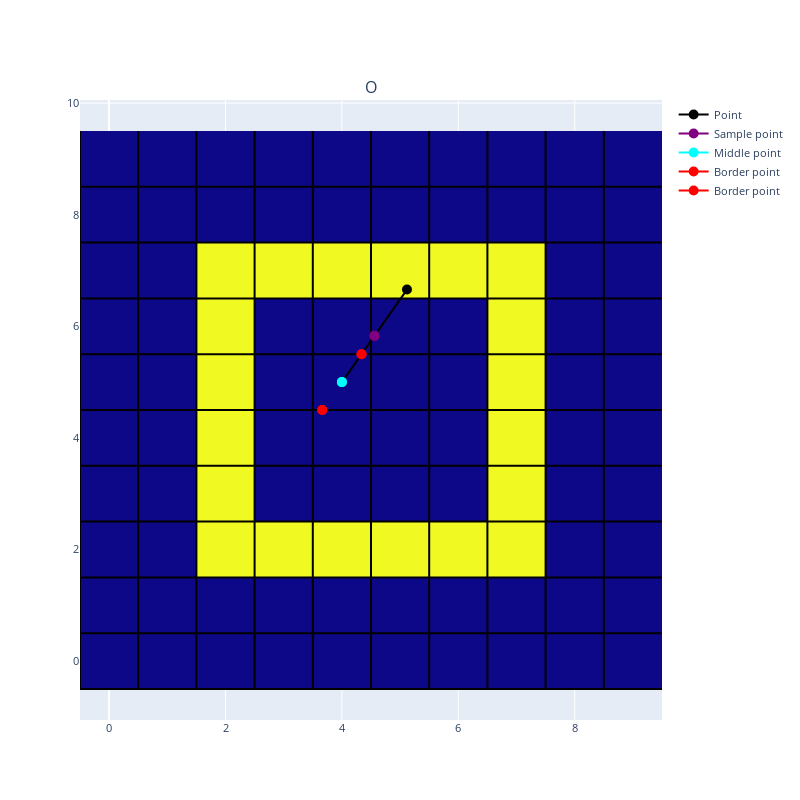

Notebook cell for this chart:
### Markdown cell above
# Find middle point on line intersecting pixel

### Code cell
original_image = Image.fromarray(test_image)
# Resize the image using the new size
upscaled_image_box = np.array(original_image.resize((new_width, new_height), Image.Resampling.NEAREST))        

start_p = np.array([4,5])
angle = np.deg2rad(56)
scale = 2
end_p = np.array([scale*np.cos(angle)+start_p[0], scale*np.sin(angle)+start_p[1]])

# point on line, maxsomething
on_line = np.array([scale/2 *np.cos(angle)+start_p[0], scale/2 *np.sin(angle)+start_p[1]])
x1 = on_line[0]
y1 = on_line[1]


x_pixel_center = np.floor(x1)
y_pixel_center = np.floor(y1)

h1, h2 = (x_pixel_center+0.5) - x1, (x_pixel_center-0.5) - x1
w1, w2 = (y_pixel_center+0.5) - y1, (y_pixel_center-0.5) - y1
# Top intersection
top_h_diff = np.tan(np.deg2rad(90)-angle)*w1
border_p_top = np.array([x1+top_h_diff, y1+w1])
# Bottom intersection
bottom_h_diff = np.tan(np.deg2rad(90)-angle)*w2
border_p_bottom = np.array([x1+bottom_h_diff, y1+w2])
# Left intersection
left_w_diff = np.tan(angle)*h2
border_p_left = np.array([x1+h2, y1+left_w_diff])
# Right intersection
right_w_diff = np.tan(angle)*h1
border_p_right = np.array([x1+h1, y1+right_w_diff])

possible_points = [border_p_left, border_p_right, border_p_bottom, border_p_top]
possible_points = list(filter(lambda p: x_pixel_center-0.5 <= p[0] <= x_pixel_center+0.5 and y_pixel_center-0.5 <= p[1] <= y_pixel_center+0.5, possible_points))
p1, p2 = list(filter(lambda p: (-1000 < p[0] < 100) and (-100 < p[1] < 1000), possible_points))
middle_point = (p1 + p2) / 2


fig = make_subplots(rows=1, cols=1, 
                    horizontal_spacing=0.01, 
                    vertical_spacing=0.1,
                    subplot_titles=('Original image'))
# Add images to plot
base_image_fig = px.imshow(test_image)
fig.add_trace(base_image_fig.data[0], 1, 1)
xs, ys = gridlines(test_image)
fig.add_trace(go.Scatter(x=xs, y=ys, marker=dict(color='black', size=1), name=f"Pixel edges", showlegend=False), row=1, col=1)
fig.add_trace(go.Scatter(x=[start_p[0], end_p[0]], y=[start_p[1], end_p[1]], marker=dict(color='black', size=10), name=f"Point"), row=1, col=1)
fig.add_trace(go.Scatter(x=[on_line[0], on_line[0]], y=[on_line[1], on_line[1]], marker=dict(color='purple', size=10), name=f"Sample point"), row=1, col=1)
# fig.add_trace(go.Scatter(x=[border_p_top[0], border_p_top[0]], y=[border_p_top[1], border_p_top[1]], marker=dict(color='green', size=10), name=f"Top point"), row=1, col=1)
# fig.add_trace(go.Scatter(x=[border_p_bottom[0], border_p_bottom[0]], y=[border_p_bottom[1], border_p_bottom[1]], marker=dict(color='green', size=10), name=f"Bottom point"), row=1, col=1)
# fig.add_trace(go.Scatter(x=[border_p_left[0], border_p_left[0]], y=[border_p_left[1], border_p_left[1]], marker=dict(color='green', size=10), name=f"Left point"), row=1, col=1)
# fig.add_trace(go.Scatter(x=[border_p_right[0], border_p_right[0]], y=[border_p_right[1], border_p_right[1]], marker=dict(color='green', size=10), name=f"Right point"), row=1, col=1)
fig.add_trace(go.Scatter(x=[middle_point[0], middle_point[0]], y=[middle_point[1], middle_point[1]], marker=dict(color='cyan', size=10), name=f"Middle point"), row=1, col=1)
fig.add_trace(go.Scatter(x=[p1[0], p1[0]], y=[p1[1], p1[1]], marker=dict(color='red', size=10), name=f"Border point"), row=1, col=1)
fig.add_trace(go.Scatter(x=[p2[0], p2[0]], y=[p2[1], p2[1]], marker=dict(color='red', size=10), name=f"Border point"), row=1, col=1)

fig.update_layout(title_text=f"", title_x=0.5, width=800, height=800, showlegend=True, font_size=11)
fig.update(layout_coloraxis_showscale=False)
fig.show()

### Figure 1 — Plotly figure (JSON) as saved in the notebook; plotly's stock layout.template omitted (floating-point values rounded to 4 significant figures)
{"data": [{"coloraxis": "coloraxis", "hovertemplate": "x: %{x}<br>y: %{y}<br>color: %{z}<extra></extra>", "name": "0", "type": "heatmap", "xaxis": "x", "yaxis": "y", "z": [[0, 0, 0, 0, 0, 0, 0, 0, 0, 0], [0, 0, 0, 0, 0, 0, 0, 0, 0, 0], [0, 0, 1, 1, 1, 1, 1, 1, 0, 0], [0, 0, 1, 0, 0, 0, 0, 1, 0, 0], [0, 0, 1, 0, 0, 0, 0, 1, 0, 0], [0, 0, 1, 0, 0, 0, 0, 1, 0, 0], [0, 0, 1, 0, 0, 0, 0, 1, 0, 0], [0, 0, 1, 1, 1, 1, 1, 1, 0, 0], [0, 0, 0, 0, 0, 0, 0, 0, 0, 0], [0, 0, 0, 0, 0, 0, 0, 0, 0, 0]]}, {"marker": {"color": "black", "size": 1}, "name": "Pixel edges", "showlegend": false, "type": "scatter", "x": [-0.5, -0.5, null, 0.5, 0.5, null, 1.5, 1.5, null, 2.5, 2.5, null, 3.5, 3.5, null, 4.5, 4.5, null, 5.5, 5.5, null, 6.5, 6.5, null, 7.5, 7.5, null, 8.5, 8.5, null, -0.5, 9.5, null, -0.5, 9.5, null, -0.5, 9.5, null, -0.5, 9.5, null, -0.5, 9.5, null, -0.5, 9.5, null, -0.5, 9.5, null, -0.5, 9.5, null, -0.5, 9.5, null, -0.5, 9.5, null], "xaxis": "x", "y": [-0.5, 9.5, null, -0.5, 9.5, null, -0.5, 9.5, null, -0.5, 9.5, null, -0.5, 9.5, null, -0.5, 9.5, null, -0.5, 9.5, null, -0.5, 9.5, null, -0.5, 9.5, null, -0.5, 9.5, null, -0.5, -0.5, null, 0.5, 0.5, null, 1.5, 1.5, null, 2.5, 2.5, null, 3.5, 3.5, null, 4.5, 4.5, null, 5.5, 5.5, null, 6.5, 6.5, null, 7.5, 7.5, null, 8.5, 8.5, null], "yaxis": "y"}, {"marker": {"color": "black", "size": 10}, "name": "Point", "type": "scatter", "x": [4, 5.118], "xaxis": "x", "y": [5, 6.658], "yaxis": "y"}, {"marker": {"color": "purple", "size": 10}, "name": "Sample point", "type": "scatter", "x": [4.559, 4.559], "xaxis": "x", "y": [5.829, 5.829], "yaxis": "y"}, {"marker": {"color": "cyan", "size": 10}, "name": "Middle point", "type": "scatter", "x": [4.0, 4.0], "xaxis": "x", "y": [5, 5], "yaxis": "y"}, {"marker": {"color": "red", "size": 10}, "name": "Border point", "type": "scatter", "x": [3.663, 3.663], "xaxis": "x", "y": [4.5, 4.5], "yaxis": "y"}, {"marker": {"color": "red", "size": 10}, "name": "Border point", "type": "scatter", "x": [4.337, 4.337], "xaxis": "x", "y": [5.5, 5.5], "yaxis": "y"}], "layout": {"annotations": [{"font": {"size": 16}, "showarrow": false, "text": "O", "x": 0.5, "xanchor": "center", "xref": "paper", "y": 1, "yanchor": "bottom", "yref": "paper"}], "coloraxis": {"showscale": false}, "font": {"size": 11}, "height": 800, "showlegend": true, "title": {"text": "", "x": 0.5}, "width": 800, "xaxis": {"anchor": "y", "domain": [0, 1]}, "yaxis": {"anchor": "x", "domain": [0, 1]}}}
